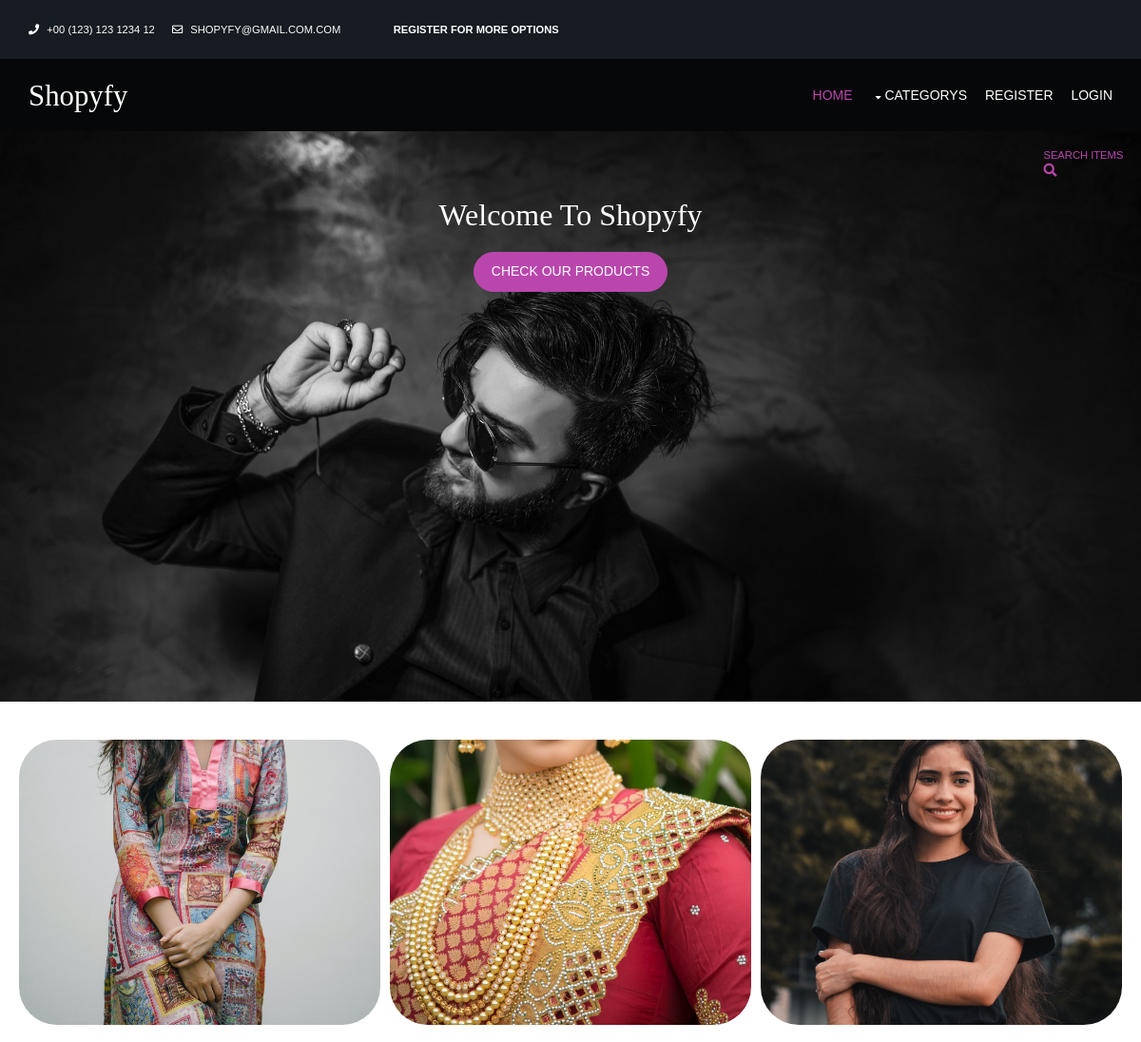
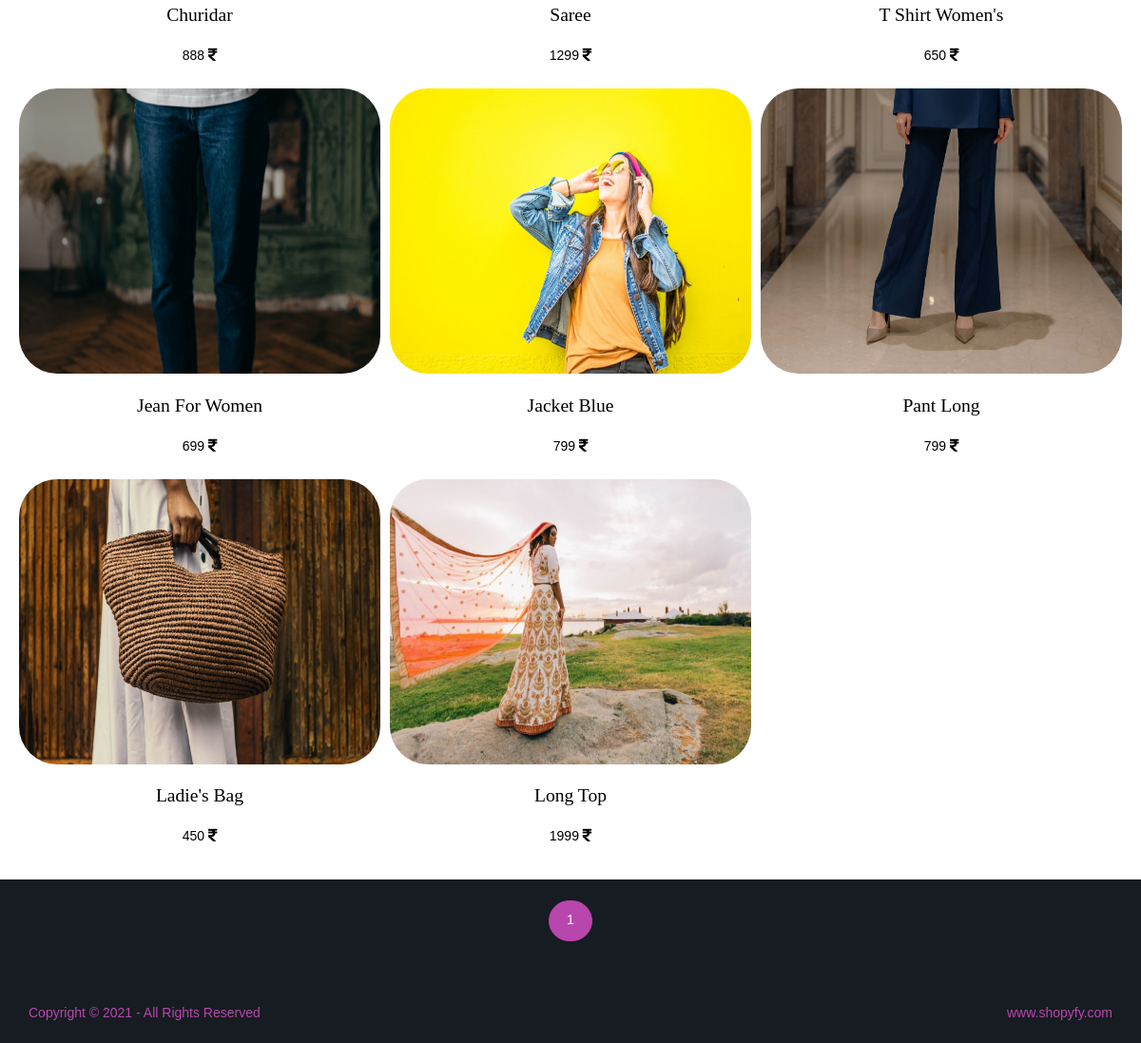
The app's page /womens-collections/ with its own data (2 pictures, top to bottom).
### shop/models.py (models this page shows, shortened)
class Products(models.Model):
    name=models.CharField(max_length=150,unique=True)
    slug=models.SlugField(max_length=150,unique=True)
    img=models.ImageField(upload_to='product')
    desc=models.TextField()
    stock=models.IntegerField()
    available=models.BooleanField()
    price=models.IntegerField()
    category=models.ForeignKey(Category,on_delete=models.CASCADE)
    def get_url(self):
        return reverse('item_details',args=[self.category.slug,self.slug])

### shop/views.py (the view)
# urls.py: path('',views.home,name='home'),
def home(request,c_slug=None):
    c_page=None
    product=None
    if c_slug!=None:
        c_page=get_object_or_404(Category,slug=c_slug)
        product=Products.objects.filter(category=c_page,available=True)
    else:
        product=Products.objects.all().filter(available=True)
    categ=Category.objects.all()
    paginator=Paginator(product,8)
    try:
        page=int(request.GET.get('page','1'))
    except:
        page=1
    try:
        prod=paginator.page(page)
    except(EmptyPage,InvalidPage):
        prod=paginator.page(paginator.num_pages)
    return render(request,'index.html',{'pr':product,'ct':categ,'pg':prod})

### cart/context_processor.py (called while the page is built)
def count(request):
    item_count=0
    if 'admin' in request.path:
        return {}
    else:
        try:
            ct=cartlist.objects.filter(cart_id=c_id(request))
            cti=items.objects.all().filter(cart=ct[:1])
            for c in cti:
                item_count+=c.quan
        except cartlist.DoesNotExist:
            item_count=0
        return dict(itc=item_count)

### cart/views.py (called while the page is built)
def c_id(request):
    ct_id=request.session.session_key
    if not ct_id:
        ct_id=request.session.create()
    return ct_id

### shop/models.py (called while the page is built)
    def get_url(self):
        return reverse('product_category',args=[self.slug])

### templates/index.html (shortened to what this page needs)
{% extends 'base.html' %}
{% load static %}
{% block content %}
<html lang="">
<head>
<link rel="stylesheet" href="https://cdnjs.cloudflare.com/ajax/libs/font-awesome/4.7.0/css/font-awesome.min.css">
<link href="{% static 'layout/styles/layout.css' %}" rel="stylesheet" type="text/css" media="all">
</head>
<body id="top">
    <div class="prof" style="background-image:url({% static 'images/demo/backgrounds/ban2.jpg' %});">
      <div id="topbar">
        <div class="fl_right">
          <ul class="nospace">
            <li id="searchform">Search Items&nbsp;&nbsp;&nbsp;&nbsp;&nbsp;&nbsp;
            </li>
          </ul>
          </div>
        </div>
        <center><h1 class="heading">Welcome To Shopyfy</h1></center>
        <footer><center><a class="btn" href="#prod">Check Our Products</a></center></footer>
  </div>
<div class="wrappers" id="prod">
  {% for i in pg.object_list %}
  <div class="box"><a href="{{i.get_url}}"><img src="{{i.img.url}}"></a><br><br>
    <center><h5>{{i.name}}</h5>
    <p>{{i.price}} <i class="fa fa-rupee" style="font-size:15px"></i></p></center>
  </div>
  {% endfor %}
</div>
<br>
<center>
  {% for p in pg.paginator.page_range %}
<a href="?page={{p}}" class="btn btn-light btn-sm {% if pg.number == p %} active {% endif %}">{{p}}</a>
  {% endfor %}
</center>
<br><br>
<div class="wrapper">
  <div id="copyright" class="hoc clear">
    <p class="fl_left"><a href="#">Copyright &copy; 2021 - All Rights Reserved</a></p>
    <p class="fl_right"><a target="_blank" href="" title="Free Website Templates">www.shopyfy.com</a></p>
  </div>
</div>
</body>
</html>
{% endblock %}

### static/layout/styles/layout.css (style rules this page uses)
#topbar { padding:20px 0; font-size:.8rem; text-transform:uppercase; }
#topbar ul li { display:inline-block; margin-right:15px; }
#topbar ul li:last-child { margin-right:0; padding-right:0; border-right:none; }
#topbar #searchform { position:relative; line-height:1; z-index:9999; }
#topbar #searchform::after { display:block; height:18px; line-height:18px; padding:0; font-family:"Font Awesome\ 5 Free"; font-weight:900; font-size:1rem; content:"\f002"; }
#topbar #searchform ::placeholder { text-transform:capitalize; }
#copyright { padding:20px 0; }
#copyright * { margin:0; padding:0; }
*, *::before, *::after { transition:all .3s ease-in-out; }
body { color:#A5A6AA; background-color:#161C21; }
a { color:#B946AD; }
.btn, .btn.inverse:hover { color:#FFFFFF; background-color:#B946AD; border-color:#B946AD; }
#topbar #searchform { color:#B946AD; }
@media screen and (min-width:1140px) { .hoc { max-width:1140px; } }

### static/layout/styles/framework.css (style rules this page uses)
html { overflow-y:scroll; overflow-x:hidden; }
html, body { margin:0; padding:0; font-size:14px; line-height:1.6em; }
*, *::before, *::after { box-sizing:border-box; }
.nospace { margin:0; padding:0; list-style:none; }
.btn { display:inline-block; padding:8px 18px 10px; text-transform:uppercase; border:1px solid; }
.clear, .group { display:block; }
.clear::before, .clear::after, .group::before, .group::after { display:table; content:""; }
.clear, .clear::after, .group, .group::after { clear:both; }
a { outline:none; text-decoration:none; }
.fl_left, .imgl { float:left; }
.fl_right, .imgr { float:right; }
img { width:auto; max-width:100%; height:auto; margin:0; padding:0; border:none; line-height:normal; vertical-align:middle; }
body, input, textarea, select { font-family:Verdana, Geneva, sans-serif; }
h1, h2, h3, h4, h5, h6, .heading { font-family:Georgia, "Times New Roman", Times, serif; }
::placeholder { opacity:1; }
h1, h2, h3, h4, h5, h6, .heading { margin:0 0 20px 0; font-size:1.4rem; line-height:normal; font-weight:normal; text-transform:capitalize; }
.wrapper { display:block; position:relative; width:100%; margin:0; padding:0; text-align:left; word-wrap:break-word; }
.hoc { display:block; margin:0 auto; }
address, article, aside, figcaption, figure, footer, header, main, nav, section { display:block; margin:0; padding:0; }

### templates/index.html (style rules this page uses)
.wrappers { background-color: white; padding: 20px; padding-top: 40px; display: grid; grid-template-columns: repeat(auto-fit,minmax(300px, 1fr)); grid-gap: 10px; }
img { width: 500px; height: 300px; border-radius:40px; cursor: pointer; }
p { color: black; }
h5 { color: black; }
.prof { background-size: cover; display: grid; grid-template-columns: repeat(auto-fit); height: 600px; }
.btn { border-radius: 50px; }
.heading { color: white; font-size: xx-large; }

### records on screen
Products: img (picture), name "Churidar", price "888"
Products: img (picture), name "Saree", price "1299"
Products: img (picture), name "T Shirt Women's", price "650"
Products: img (picture), name "Jean For Women", price "699"
Products: img (picture), name "Jacket Blue", price "799"
Products: img (picture), name "Pant Long", price "799"
Products: img (picture), name "Ladie's Bag", price "450"
Products: img (picture), name "Long Top", price "1999"

### other values on screen
{{ p }} "1"
